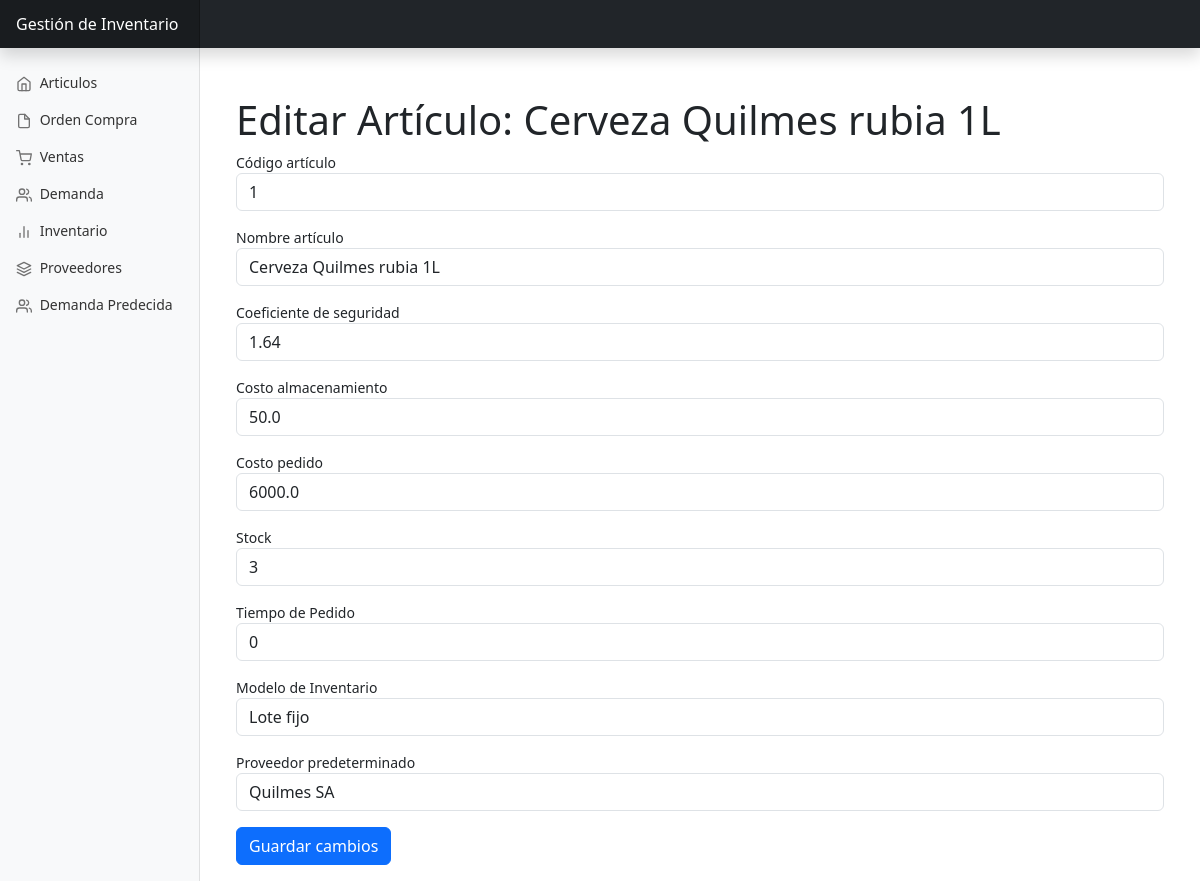
The page /articulos/editar/1 on the database as committed earlier.
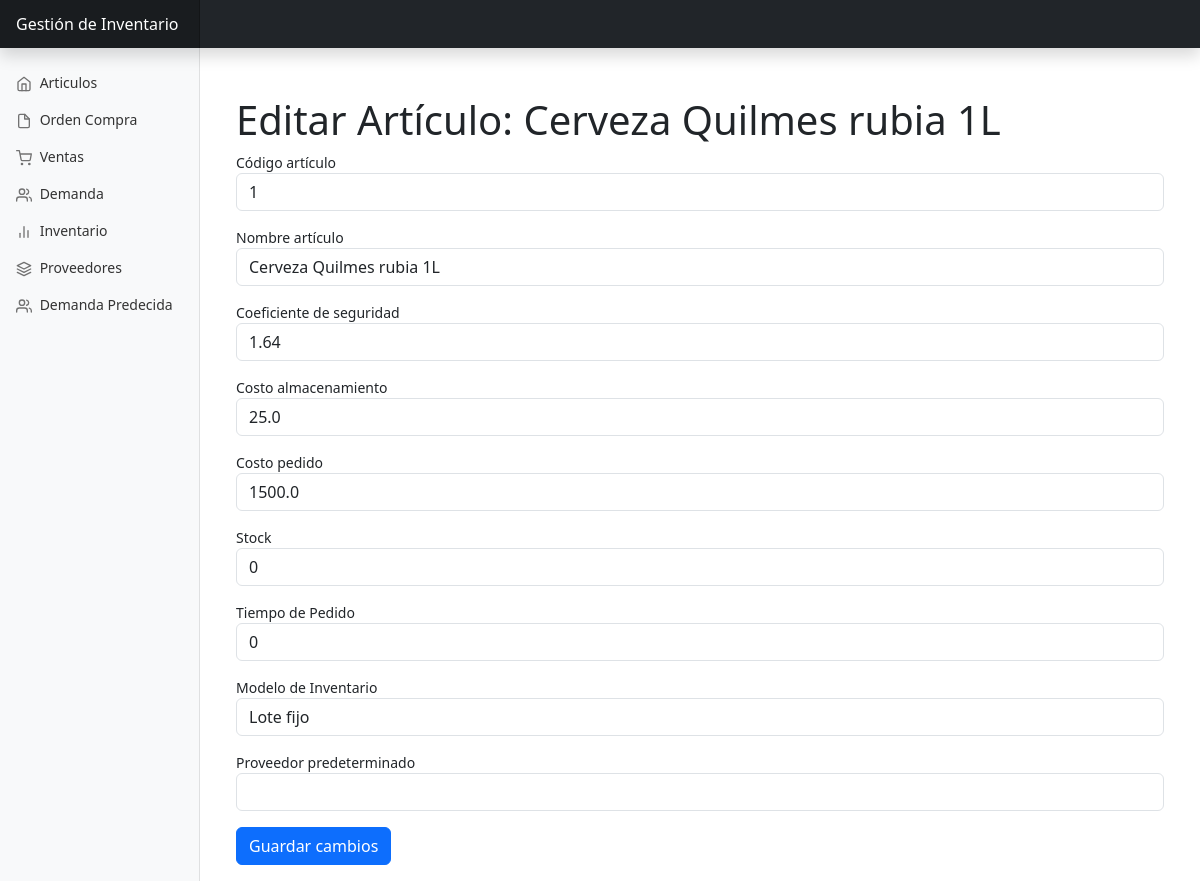
The same page on the database as committed later.
### app/models.py (models this page shows, shortened)
class Articulo(db.Model):
    __tablename__ = 'articulo'
    id = db.Column(db.Integer, primary_key=True)
    codigo_articulo = db.Column(db.Integer, unique=True, nullable=False)
    nombre_articulo = db.Column(db.String(100), nullable=False)
    coeficiente_seguridad = db.Column(db.Float, nullable=False)
    costo_almacenamiento = db.Column(db.Float, nullable=False)
    costo_de_pedido = db.Column(db.Float, nullable=False)
    stock = db.Column(db.Integer, nullable=False)
    tiempo_de_pedido = db.Column(db.Integer)
    modelo_inventario_id = db.Column(db.Integer, db.ForeignKey('modelo_inventario.id'), nullable=False)
    detalle_proveedor_predeterminado_id = db.Column(db.Integer, db.ForeignKey('detalle_proveedor.id'))
    detalle_proveedor_predeterminado = db.relationship('DetalleProveedor', foreign_keys=[detalle_proveedor_predeterminado_id], backref='articulo_predeterminado', uselist=False)
    detalles_proveedor = db.relationship('DetalleProveedor', backref='articulo', foreign_keys='DetalleProveedor.articulo_id')
    ordenes_compra = db.relationship ('OrdenCompra',backref='articulo',lazy='dynamic')

### app/views/articulos.py (the view, shortened to what this page needs)
@bp.route('/editar/<int:id>', methods=['GET','POST'])
def edit(id):
    articulo = Articulo.query.get_or_404(id)
    form = ArticuloFormEditar(obj=articulo)
    form.modelo_inventario_id.choices = [(m.id, m.nombre) for m in ModeloInventario.query.all()]
    form.detalle_proveedor_predeterminado_id.choices = [(d.id, d.proveedor.nombre) for d in DetalleProveedor.query.filter_by(articulo_id=articulo.id).all()]
    return render_template('articulos/editar_articulo.html', form=form, articulo=articulo)

### app/forms.py
class ArticuloFormEditar(FlaskForm):
    codigo_articulo = IntegerField('Código artículo', validators=[DataRequired(), NumberRange(min=1)])
    nombre_articulo = StringField('Nombre artículo', validators=[DataRequired()])
    coeficiente_seguridad = FloatField('Coeficiente de seguridad', validators=[DataRequired(), NumberRange(min=0)])
    costo_almacenamiento = FloatField('Costo almacenamiento', validators=[DataRequired(), NumberRange(min=0)])
    costo_de_pedido = FloatField('Costo pedido', validators=[DataRequired(), NumberRange(min=0)])
    stock = IntegerField('Stock', validators=[NumberRange(min=0)])
    tiempo_de_pedido = IntegerField('Tiempo de Pedido', validators=[NumberRange(min=0)])
    modelo_inventario_id = SelectField('Modelo de Inventario', coerce=int, validators=[DataRequired()])
    detalle_proveedor_predeterminado_id=SelectField('Proveedor predeterminado', coerce=int, validators=[DataRequired()])
    submit = SubmitField('Crear')

### app/templates/articulos/editar_articulo.html (shortened to what this page needs)
{% extends 'base.html' %}
{% block body %}
<div class="container">
    <h1 class="mt-5">Editar Artículo: {{ articulo.nombre_articulo }}</h1>
    <form action="{{ url_for('articulos.edit', id=articulo.id) }}" method="POST">
        <div class="mb-3">
            <label for="codigo_articulo">{{ form.codigo_articulo.label }}</label>
            {{ form.codigo_articulo(class="form-control", value=articulo.codigo_articulo) }}
        </div>
        <div class="mb-3">
            <label for="nombre_articulo">{{ form.nombre_articulo.label }}</label>
            {{ form.nombre_articulo(class="form-control", value=articulo.nombre_articulo) }}
        </div>
        <div class="mb-3">
            <label for="coeficiente_seguridad">{{ form.coeficiente_seguridad.label }}</label>
            {{ form.coeficiente_seguridad(class="form-control", value=articulo.coeficiente_seguridad) }}
        </div>
        <div class="mb-3">
            <label for="costo_almacenamiento">{{ form.costo_almacenamiento.label }}</label>
            {{ form.costo_almacenamiento(class="form-control",type="number", value=articulo.costo_almacenamiento) }}
        </div>
        <div class="mb-3">
            <label for="costo_de_pedido">{{ form.costo_de_pedido.label }}</label>
            {{ form.costo_de_pedido(class="form-control",type="number", value=articulo.costo_de_pedido) }}
        </div>
        <div class="mb-3">
            <label for="stock">{{ form.stock.label }}</label>
            {{ form.stock(class="form-control", value=articulo.stock) }}
        </div>
        <div class="mb-3">
            <label for="tiempo_de_pedido">{{ form.tiempo_de_pedido.label }}</label>
            {{ form.tiempo_de_pedido(class="form-control", value=articulo.tiempo_de_pedido) }}
        </div>
        <div class="mb-3">
            <label for="modelo_inventario_id">{{ form.modelo_inventario_id.label }}</label>
            {{ form.modelo_inventario_id(class="form-control", value=articulo.modelo_inventario_id) }}
        </div>
        <div class="mb-3">
            <label for="detalle_proveedor_predeterminado_id">{{ form.detalle_proveedor_predeterminado_id.label }}</label>
            {{ form.detalle_proveedor_predeterminado_id(class="form-control", value=articulo.detalle_proveedor_predeterminado_id) }}
        </div>
        <button type="submit" class="btn btn-primary mb-3">Guardar cambios</button>
    </form>
</div>
{% endblock %}

Rows that differ between the two databases and show on the page:
changed Articulo "Cerveza Quilmes rubia 1L": costo_almacenamiento "50.0" → "25.0"; costo_de_pedido "6000.0" → "1500.0"; stock "3" → "0"; detalle_proveedor_predeterminado_id "Quilmes SA" → (not shown)
